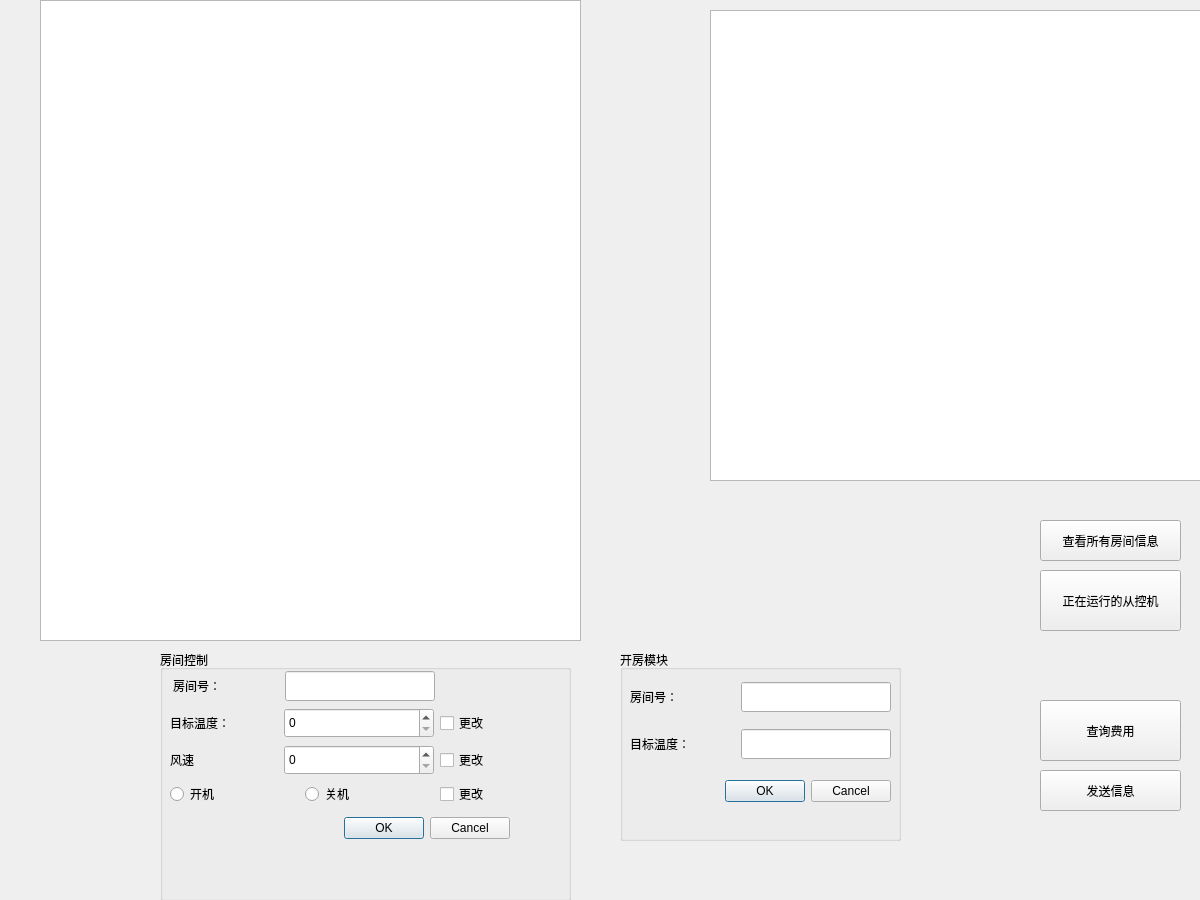
<?xml version="1.0" encoding="UTF-8"?>
<ui version="4.0">
 <class>Widget</class>
 <widget class="QWidget" name="Widget">
  <property name="geometry">
   <rect>
    <x>0</x>
    <y>0</y>
    <width>1200</width>
    <height>900</height>
   </rect>
  </property>
  <property name="windowTitle">
   <string>Widget</string>
  </property>
  <widget class="QPushButton" name="allroomInfo_btn">
   <property name="geometry">
    <rect>
     <x>1040</x>
     <y>520</y>
     <width>141</width>
     <height>41</height>
    </rect>
   </property>
   <property name="text">
    <string>查看所有房间信息</string>
   </property>
  </widget>
  <widget class="QPushButton" name="roomInfo_btn">
   <property name="geometry">
    <rect>
     <x>1040</x>
     <y>570</y>
     <width>141</width>
     <height>61</height>
    </rect>
   </property>
   <property name="text">
    <string>正在运行的从控机</string>
   </property>
  </widget>
  <widget class="QPushButton" name="Cost">
   <property name="geometry">
    <rect>
     <x>1040</x>
     <y>700</y>
     <width>141</width>
     <height>61</height>
    </rect>
   </property>
   <property name="text">
    <string>查询费用</string>
   </property>
  </widget>
  <widget class="QPushButton" name="sendMsg_btn">
   <property name="geometry">
    <rect>
     <x>1040</x>
     <y>770</y>
     <width>141</width>
     <height>41</height>
    </rect>
   </property>
   <property name="text">
    <string>发送信息</string>
   </property>
  </widget>
  <widget class="QTextEdit" name="rev_text">
   <property name="geometry">
    <rect>
     <x>710</x>
     <y>10</y>
     <width>491</width>
     <height>471</height>
    </rect>
   </property>
  </widget>
  <widget class="QTableWidget" name="Tablewidget">
   <property name="geometry">
    <rect>
     <x>40</x>
     <y>0</y>
     <width>541</width>
     <height>641</height>
    </rect>
   </property>
  </widget>
  <widget class="QGroupBox" name="groupBox">
   <property name="geometry">
    <rect>
     <x>160</x>
     <y>650</y>
     <width>411</width>
     <height>251</height>
    </rect>
   </property>
   <property name="title">
    <string>房间控制</string>
   </property>
   <widget class="QWidget" name="layoutWidget">
    <property name="geometry">
     <rect>
      <x>10</x>
      <y>20</y>
      <width>340</width>
      <height>179</height>
     </rect>
    </property>
    <layout class="QVBoxLayout" name="verticalLayout_2" stretch="0,0,0,0,0">
     <item>
      <layout class="QHBoxLayout" name="horizontalLayout">
       <property name="spacing">
        <number>7</number>
       </property>
       <item>
        <widget class="QLabel" name="label">
         <property name="sizePolicy">
          <sizepolicy hsizetype="Fixed" vsizetype="Fixed">
           <horstretch>0</horstretch>
           <verstretch>0</verstretch>
          </sizepolicy>
         </property>
         <property name="minimumSize">
          <size>
           <width>102</width>
           <height>0</height>
          </size>
         </property>
         <property name="text">
          <string>房间号：</string>
         </property>
        </widget>
       </item>
       <item>
        <widget class="QLineEdit" name="ctrlroom_roomId_ledit">
         <property name="sizePolicy">
          <sizepolicy hsizetype="Fixed" vsizetype="Fixed">
           <horstretch>0</horstretch>
           <verstretch>0</verstretch>
          </sizepolicy>
         </property>
         <property name="minimumSize">
          <size>
           <width>150</width>
           <height>30</height>
          </size>
         </property>
         <property name="maximumSize">
          <size>
           <width>150</width>
           <height>30</height>
          </size>
         </property>
         <property name="text">
          <string/>
         </property>
        </widget>
       </item>
       <item>
        <spacer name="horizontalSpacer_3">
         <property name="orientation">
          <enum>Qt::Horizontal</enum>
         </property>
         <property name="sizeType">
          <enum>QSizePolicy::Fixed</enum>
         </property>
         <property name="sizeHint" stdset="0">
          <size>
           <width>70</width>
           <height>20</height>
          </size>
         </property>
        </spacer>
       </item>
      </layout>
     </item>
     <item>
      <layout class="QHBoxLayout" name="horizontalLayout_2">
       <item>
        <widget class="QLabel" name="label_2">
         <property name="text">
          <string>目标温度：</string>
         </property>
        </widget>
       </item>
       <item>
        <widget class="QSpinBox" name="ctrlroom_tartemp_sb">
         <property name="minimumSize">
          <size>
           <width>150</width>
           <height>30</height>
          </size>
         </property>
         <property name="maximumSize">
          <size>
           <width>150</width>
           <height>30</height>
          </size>
         </property>
        </widget>
       </item>
       <item>
        <widget class="QCheckBox" name="checkBox_2">
         <property name="sizePolicy">
          <sizepolicy hsizetype="Fixed" vsizetype="Fixed">
           <horstretch>0</horstretch>
           <verstretch>0</verstretch>
          </sizepolicy>
         </property>
         <property name="minimumSize">
          <size>
           <width>70</width>
           <height>0</height>
          </size>
         </property>
         <property name="maximumSize">
          <size>
           <width>70</width>
           <height>16777215</height>
          </size>
         </property>
         <property name="text">
          <string>更改</string>
         </property>
        </widget>
       </item>
      </layout>
     </item>
     <item>
      <layout class="QHBoxLayout" name="horizontalLayout_3">
       <item>
        <widget class="QLabel" name="label_3">
         <property name="text">
          <string>风速</string>
         </property>
        </widget>
       </item>
       <item>
        <widget class="QSpinBox" name="ctrlroom_wind_sb">
         <property name="minimumSize">
          <size>
           <width>150</width>
           <height>30</height>
          </size>
         </property>
         <property name="maximumSize">
          <size>
           <width>150</width>
           <height>30</height>
          </size>
         </property>
        </widget>
       </item>
       <item>
        <widget class="QCheckBox" name="checkBox">
         <property name="sizePolicy">
          <sizepolicy hsizetype="Fixed" vsizetype="Fixed">
           <horstretch>0</horstretch>
           <verstretch>0</verstretch>
          </sizepolicy>
         </property>
         <property name="minimumSize">
          <size>
           <width>70</width>
           <height>0</height>
          </size>
         </property>
         <property name="maximumSize">
          <size>
           <width>70</width>
           <height>16777215</height>
          </size>
         </property>
         <property name="text">
          <string>更改</string>
         </property>
        </widget>
       </item>
      </layout>
     </item>
     <item>
      <layout class="QHBoxLayout" name="horizontalLayout_8">
       <item>
        <widget class="QRadioButton" name="ctrlroom_poweron_rbtn">
         <property name="text">
          <string>开机</string>
         </property>
        </widget>
       </item>
       <item>
        <widget class="QRadioButton" name="ctrlroom_poweroff_rbtn">
         <property name="text">
          <string>关机</string>
         </property>
        </widget>
       </item>
       <item>
        <widget class="QCheckBox" name="checkBox_3">
         <property name="sizePolicy">
          <sizepolicy hsizetype="Fixed" vsizetype="Fixed">
           <horstretch>0</horstretch>
           <verstretch>0</verstretch>
          </sizepolicy>
         </property>
         <property name="minimumSize">
          <size>
           <width>70</width>
           <height>0</height>
          </size>
         </property>
         <property name="maximumSize">
          <size>
           <width>70</width>
           <height>16777215</height>
          </size>
         </property>
         <property name="text">
          <string>更改</string>
         </property>
        </widget>
       </item>
      </layout>
     </item>
     <item>
      <layout class="QHBoxLayout" name="horizontalLayout_4">
       <item>
        <spacer name="horizontalSpacer">
         <property name="orientation">
          <enum>Qt::Horizontal</enum>
         </property>
         <property name="sizeHint" stdset="0">
          <size>
           <width>40</width>
           <height>20</height>
          </size>
         </property>
        </spacer>
       </item>
       <item>
        <widget class="QDialogButtonBox" name="ctrlroom_btnbox">
         <property name="minimumSize">
          <size>
           <width>200</width>
           <height>30</height>
          </size>
         </property>
         <property name="maximumSize">
          <size>
           <width>200</width>
           <height>30</height>
          </size>
         </property>
         <property name="standardButtons">
          <set>QDialogButtonBox::Cancel|QDialogButtonBox::Ok</set>
         </property>
        </widget>
       </item>
      </layout>
     </item>
    </layout>
   </widget>
  </widget>
  <widget class="QGroupBox" name="groupBox_2">
   <property name="geometry">
    <rect>
     <x>620</x>
     <y>650</y>
     <width>281</width>
     <height>191</height>
    </rect>
   </property>
   <property name="title">
    <string>开房模块</string>
   </property>
   <widget class="QWidget" name="layoutWidget">
    <property name="geometry">
     <rect>
      <x>10</x>
      <y>30</y>
      <width>261</width>
      <height>128</height>
     </rect>
    </property>
    <layout class="QVBoxLayout" name="verticalLayout">
     <property name="spacing">
      <number>15</number>
     </property>
     <item>
      <layout class="QHBoxLayout" name="horizontalLayout_5">
       <item>
        <widget class="QLabel" name="label_5">
         <property name="text">
          <string>房间号：</string>
         </property>
        </widget>
       </item>
       <item>
        <widget class="QLineEdit" name="openroom_roomId_lEdit">
         <property name="sizePolicy">
          <sizepolicy hsizetype="Fixed" vsizetype="Fixed">
           <horstretch>0</horstretch>
           <verstretch>0</verstretch>
          </sizepolicy>
         </property>
         <property name="minimumSize">
          <size>
           <width>150</width>
           <height>30</height>
          </size>
         </property>
         <property name="maximumSize">
          <size>
           <width>150</width>
           <height>30</height>
          </size>
         </property>
        </widget>
       </item>
      </layout>
     </item>
     <item>
      <layout class="QHBoxLayout" name="horizontalLayout_6">
       <item>
        <widget class="QLabel" name="label_4">
         <property name="text">
          <string>目标温度：</string>
         </property>
        </widget>
       </item>
       <item>
        <widget class="QLineEdit" name="openroom_tartemp_lEdit">
         <property name="sizePolicy">
          <sizepolicy hsizetype="Fixed" vsizetype="Fixed">
           <horstretch>0</horstretch>
           <verstretch>0</verstretch>
          </sizepolicy>
         </property>
         <property name="minimumSize">
          <size>
           <width>150</width>
           <height>30</height>
          </size>
         </property>
         <property name="maximumSize">
          <size>
           <width>150</width>
           <height>30</height>
          </size>
         </property>
        </widget>
       </item>
      </layout>
     </item>
     <item>
      <layout class="QHBoxLayout" name="horizontalLayout_7">
       <item>
        <spacer name="horizontalSpacer_2">
         <property name="orientation">
          <enum>Qt::Horizontal</enum>
         </property>
         <property name="sizeHint" stdset="0">
          <size>
           <width>40</width>
           <height>20</height>
          </size>
         </property>
        </spacer>
       </item>
       <item>
        <widget class="QDialogButtonBox" name="openroom_btnbox">
         <property name="minimumSize">
          <size>
           <width>200</width>
           <height>30</height>
          </size>
         </property>
         <property name="maximumSize">
          <size>
           <width>200</width>
           <height>30</height>
          </size>
         </property>
         <property name="standardButtons">
          <set>QDialogButtonBox::Cancel|QDialogButtonBox::Ok</set>
         </property>
        </widget>
       </item>
      </layout>
     </item>
    </layout>
   </widget>
  </widget>
 </widget>
 <resources/>
 <connections/>
</ui>
